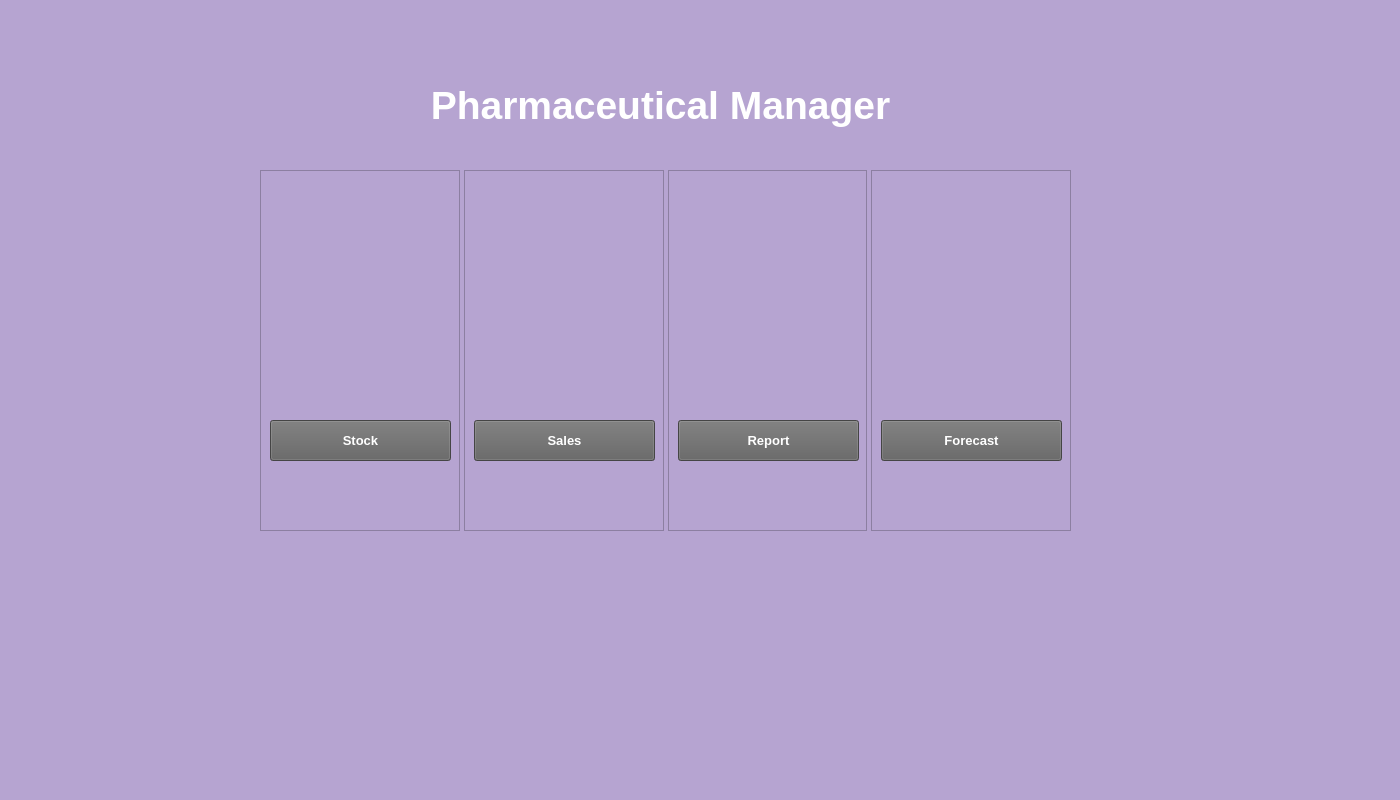
<?xml version="1.0" encoding="UTF-8"?>
<ui version="4.0">
 <class>MainWindow</class>
 <widget class="QMainWindow" name="MainWindow">
  <property name="geometry">
   <rect>
    <x>0</x>
    <y>0</y>
    <width>1400</width>
    <height>800</height>
   </rect>
  </property>
  <property name="sizePolicy">
   <sizepolicy hsizetype="Preferred" vsizetype="Preferred">
    <horstretch>0</horstretch>
    <verstretch>0</verstretch>
   </sizepolicy>
  </property>
  <property name="maximumSize">
   <size>
    <width>16777215</width>
    <height>16777215</height>
   </size>
  </property>
  <property name="windowTitle">
   <string>MainWindow</string>
  </property>
  <property name="styleSheet">
   <string notr="true">background-color: rgb(182, 164, 209);</string>
  </property>
  <widget class="QWidget" name="centralwidget">
   <widget class="QWidget" name="horizontalLayoutWidget">
    <property name="geometry">
     <rect>
      <x>260</x>
      <y>170</y>
      <width>811</width>
      <height>361</height>
     </rect>
    </property>
    <layout class="QHBoxLayout" name="horizontalLayout">
     <property name="spacing">
      <number>4</number>
     </property>
     <property name="sizeConstraint">
      <enum>QLayout::SetDefaultConstraint</enum>
     </property>
     <property name="bottomMargin">
      <number>0</number>
     </property>
     <item>
      <widget class="QFrame" name="frame_3">
       <property name="frameShape">
        <enum>QFrame::StyledPanel</enum>
       </property>
       <property name="frameShadow">
        <enum>QFrame::Raised</enum>
       </property>
       <widget class="QPushButton" name="StockMenu">
        <property name="geometry">
         <rect>
          <x>10</x>
          <y>250</y>
          <width>181</width>
          <height>41</height>
         </rect>
        </property>
        <property name="font">
         <font>
          <family>MS Sans Serif</family>
          <pointsize>10</pointsize>
          <weight>75</weight>
          <bold>true</bold>
         </font>
        </property>
        <property name="styleSheet">
         <string notr="true">
color: rgb(255, 255, 255);
background-color: rgb(97, 97, 97);</string>
        </property>
        <property name="text">
         <string>Stock</string>
        </property>
       </widget>
       <widget class="QLabel" name="label_3">
        <property name="geometry">
         <rect>
          <x>10</x>
          <y>10</y>
          <width>181</width>
          <height>161</height>
         </rect>
        </property>
        <property name="styleSheet">
         <string notr="true"/>
        </property>
        <property name="text">
         <string/>
        </property>
        <property name="pixmap">
         <pixmap resource="../Resources/images.qrc">:/menu/SourceImages/Box.png</pixmap>
        </property>
        <property name="scaledContents">
         <bool>true</bool>
        </property>
       </widget>
      </widget>
     </item>
     <item>
      <widget class="QFrame" name="frame">
       <property name="frameShape">
        <enum>QFrame::StyledPanel</enum>
       </property>
       <property name="frameShadow">
        <enum>QFrame::Raised</enum>
       </property>
       <widget class="QPushButton" name="SalesMenu">
        <property name="geometry">
         <rect>
          <x>10</x>
          <y>250</y>
          <width>181</width>
          <height>41</height>
         </rect>
        </property>
        <property name="font">
         <font>
          <family>MS Sans Serif</family>
          <pointsize>10</pointsize>
          <weight>75</weight>
          <bold>true</bold>
         </font>
        </property>
        <property name="styleSheet">
         <string notr="true">
color: rgb(255, 255, 255);
background-color: rgb(97, 97, 97);</string>
        </property>
        <property name="text">
         <string>Sales</string>
        </property>
       </widget>
       <widget class="QLabel" name="label_2">
        <property name="geometry">
         <rect>
          <x>10</x>
          <y>10</y>
          <width>181</width>
          <height>161</height>
         </rect>
        </property>
        <property name="styleSheet">
         <string notr="true"/>
        </property>
        <property name="text">
         <string/>
        </property>
        <property name="pixmap">
         <pixmap resource="../Resources/images.qrc">:/menu/SourceImages/dollar.png</pixmap>
        </property>
        <property name="scaledContents">
         <bool>true</bool>
        </property>
       </widget>
      </widget>
     </item>
     <item>
      <widget class="QFrame" name="frame_4">
       <property name="frameShape">
        <enum>QFrame::StyledPanel</enum>
       </property>
       <property name="frameShadow">
        <enum>QFrame::Raised</enum>
       </property>
       <widget class="QPushButton" name="ReportMenu">
        <property name="geometry">
         <rect>
          <x>10</x>
          <y>250</y>
          <width>181</width>
          <height>41</height>
         </rect>
        </property>
        <property name="font">
         <font>
          <family>MS Sans Serif</family>
          <pointsize>10</pointsize>
          <weight>75</weight>
          <bold>true</bold>
         </font>
        </property>
        <property name="styleSheet">
         <string notr="true">
color: rgb(255, 255, 255);
background-color: rgb(97, 97, 97);</string>
        </property>
        <property name="text">
         <string>Report</string>
        </property>
       </widget>
       <widget class="QLabel" name="label_4">
        <property name="geometry">
         <rect>
          <x>10</x>
          <y>10</y>
          <width>181</width>
          <height>181</height>
         </rect>
        </property>
        <property name="autoFillBackground">
         <bool>false</bool>
        </property>
        <property name="styleSheet">
         <string notr="true"/>
        </property>
        <property name="text">
         <string/>
        </property>
        <property name="pixmap">
         <pixmap resource="../Resources/images.qrc">:/menu/SourceImages/book.png</pixmap>
        </property>
        <property name="scaledContents">
         <bool>true</bool>
        </property>
       </widget>
      </widget>
     </item>
     <item>
      <widget class="QFrame" name="frame_5">
       <property name="frameShape">
        <enum>QFrame::StyledPanel</enum>
       </property>
       <property name="frameShadow">
        <enum>QFrame::Raised</enum>
       </property>
       <widget class="QPushButton" name="ForecastMenu">
        <property name="geometry">
         <rect>
          <x>10</x>
          <y>250</y>
          <width>181</width>
          <height>41</height>
         </rect>
        </property>
        <property name="font">
         <font>
          <family>MS Sans Serif</family>
          <pointsize>10</pointsize>
          <weight>75</weight>
          <bold>true</bold>
         </font>
        </property>
        <property name="styleSheet">
         <string notr="true">
color: rgb(255, 255, 255);
background-color: rgb(97, 97, 97);</string>
        </property>
        <property name="text">
         <string>Forecast</string>
        </property>
       </widget>
       <widget class="QLabel" name="label_5">
        <property name="geometry">
         <rect>
          <x>10</x>
          <y>10</y>
          <width>181</width>
          <height>181</height>
         </rect>
        </property>
        <property name="styleSheet">
         <string notr="true"/>
        </property>
        <property name="text">
         <string/>
        </property>
        <property name="pixmap">
         <pixmap resource="../Resources/images.qrc">:/menu/SourceImages/report.png</pixmap>
        </property>
        <property name="scaledContents">
         <bool>true</bool>
        </property>
       </widget>
      </widget>
     </item>
    </layout>
   </widget>
   <widget class="QLabel" name="label">
    <property name="geometry">
     <rect>
      <x>260</x>
      <y>60</y>
      <width>801</width>
      <height>91</height>
     </rect>
    </property>
    <property name="font">
     <font>
      <family>MS Sans Serif</family>
      <pointsize>29</pointsize>
      <weight>75</weight>
      <bold>true</bold>
     </font>
    </property>
    <property name="layoutDirection">
     <enum>Qt::LeftToRight</enum>
    </property>
    <property name="styleSheet">
     <string notr="true">color: rgb(255, 255, 255);</string>
    </property>
    <property name="text">
     <string>Pharmaceutical Manager</string>
    </property>
    <property name="alignment">
     <set>Qt::AlignCenter</set>
    </property>
    <property name="wordWrap">
     <bool>false</bool>
    </property>
   </widget>
  </widget>
  <widget class="QStatusBar" name="statusbar"/>
 </widget>
 <resources>
  <include location="../Resources/images.qrc"/>
 </resources>
 <connections/>
</ui>
